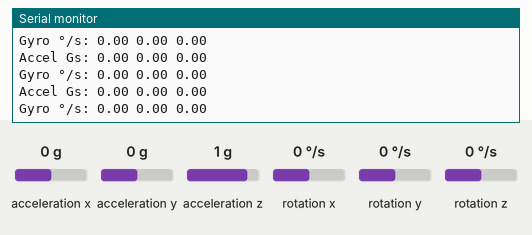
Bench run of a sketch on a simulated Arduino Uno, built with avr-gcc and run on an emulated ATmega328P. Parts: the last lines printed to the serial monitor. Wiring (inferred from the names in the program): MPU-9250 motion sensor at I2C address 0x68. Inputs (shaded band) come from the test bench; at power-on: acceleration x 0 g, acceleration y 0 g, acceleration z 1 g, rotation x 0 °/s, rotation y 0 °/s, rotation z 0 °/s.

Above: at 1.3 s.
1.4 s: acceleration x set to -1.4 g
At 2.0 s:
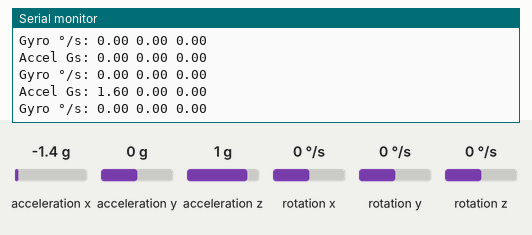
2.9 s: acceleration y set to -1.4 g
At 3.5 s:
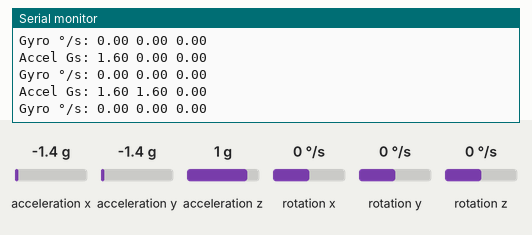
4.4 s: acceleration z set to -1.4 g
At 5.1 s:
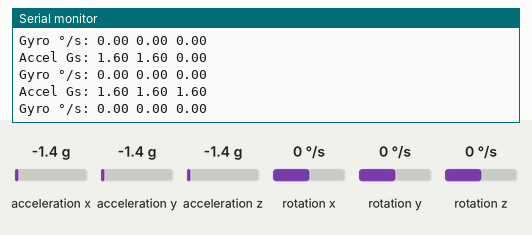
5.9 s: rotation x set to -192 °/s
At 6.6 s:
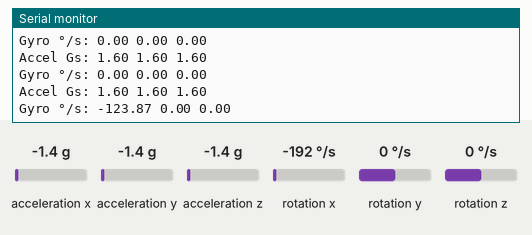
7.4 s: rotation y set to -192 °/s
At 8.1 s:
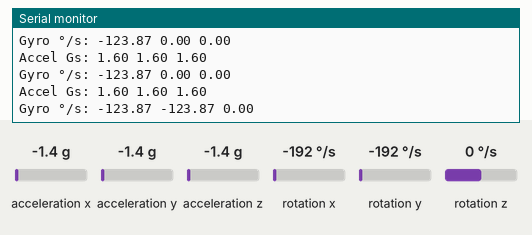

Measured:
- after the input at 1.4 s, the serial monitor: prints a new line after 0.22 s (image 1)
- after the input at 2.9 s, the serial monitor: prints a new line after 0.23 s (image 2)
- after the input at 4.4 s, the serial monitor: prints a new line after 0.24 s (image 3)
- after the input at 5.9 s, the serial monitor: prints a new line after 0.26 s (image 4)
- after the input at 7.4 s, the serial monitor: prints a new line after 0.27 s (image 5)

The sketch:

MPU_9265.ino
```cpp
#include <Wire.h>

#define MPU_ADDR       0x68

// MPU-9250 registers
#define ACCEL_XOUT_H   0x3B

void setup() {
  Serial.begin(115200);
  Wire.begin();

  delay(100);

}

void loop() {
  int16_t ax, ay, az, gx, gy, gz, temp;

  // --- Read Accelerometer and Gyroscope ---
  Wire.beginTransmission(MPU_ADDR);
  Wire.write(ACCEL_XOUT_H);
  Wire.endTransmission(false);
  Wire.requestFrom(MPU_ADDR, 14);

  ax = read16();
  ay = read16();
  az = read16();
  temp = read16();
  gx = read16();
  gy = read16();
  gz = read16();


  // --- Print Data ---
  Serial.print("Accel Gs: ");
  Serial.print(ax / 16384.0); Serial.print(" ");
  Serial.print(ay / 16384.0); Serial.print(" ");
  Serial.println(az / 16384.0);

  Serial.print("Gyro °/s: ");
  Serial.print(gx / 131.0); Serial.print(" ");
  Serial.print(gy / 131.0); Serial.print(" ");
  Serial.println(gz / 131.0);

  delay(500);
}

int16_t read16() {
  uint8_t l = Wire.read();
  uint8_t h = Wire.read();
  return (int16_t)(h << 8 | l);
}
```
